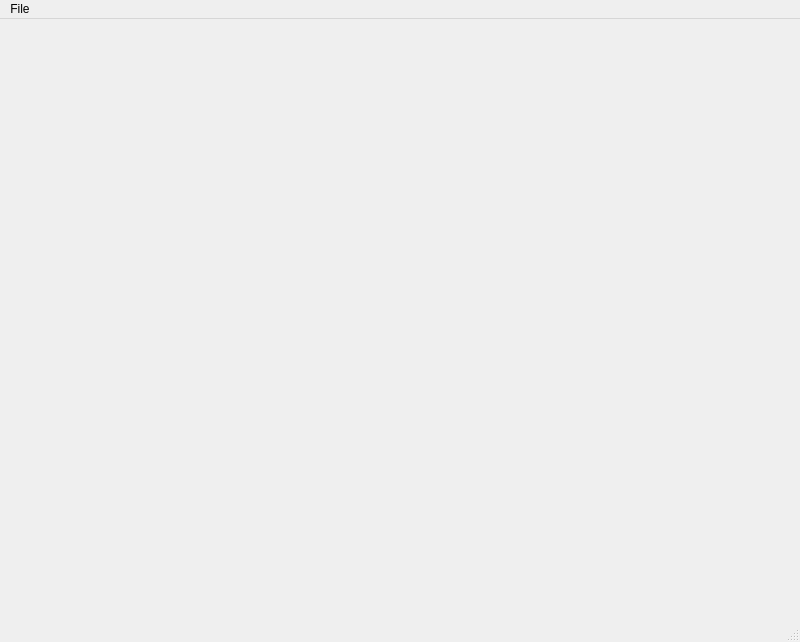
<?xml version="1.0" encoding="UTF-8"?>
<ui version="4.0">
 <class>MainWindow</class>
 <widget class="QMainWindow" name="MainWindow">
  <property name="geometry">
   <rect>
    <x>0</x>
    <y>0</y>
    <width>800</width>
    <height>642</height>
   </rect>
  </property>
  <property name="windowTitle">
   <string>MainWindow</string>
  </property>
  <widget class="QWidget" name="centralwidget"/>
  <widget class="QMenuBar" name="menubar">
   <property name="geometry">
    <rect>
     <x>0</x>
     <y>0</y>
     <width>800</width>
     <height>21</height>
    </rect>
   </property>
   <widget class="QMenu" name="menuFile">
    <property name="title">
     <string>File</string>
    </property>
    <addaction name="mnuFactura"/>
    <addaction name="separator"/>
    <addaction name="mnuImprimir"/>
   </widget>
   <addaction name="menuFile"/>
  </widget>
  <widget class="QStatusBar" name="statusbar"/>
  <action name="mnuFactura">
   <property name="text">
    <string>Facturas</string>
   </property>
  </action>
  <action name="mnuImprimir">
   <property name="text">
    <string>Imprimir</string>
   </property>
  </action>
 </widget>
 <resources/>
 <connections/>
</ui>
